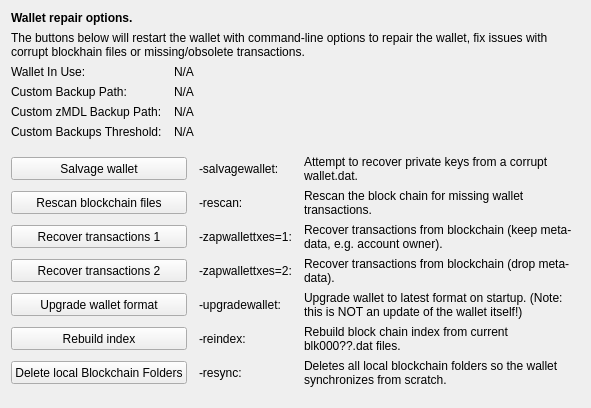
     <widget class="QWidget" name="tab_repair">
      <attribute name="title">
       <string>&amp;Wallet Repair</string>
      </attribute>
      <layout class="QGridLayout" name="gridLayout_4" columnstretch="0,0,0,0">
       <property name="horizontalSpacing">
        <number>12</number>
       </property>
       <item row="0" column="0" colspan="4">
        <widget class="QLabel" name="label_repair_header">
         <property name="font">
          <font>
           <weight>75</weight>
           <bold>true</bold>
          </font>
         </property>
         <property name="text">
          <string>Wallet repair options.</string>
         </property>
        </widget>
       </item>
       <item row="1" column="0" colspan="4">
        <widget class="QLabel" name="label_repair_helptext">
         <property name="font">
          <font>
           <weight>50</weight>
           <bold>false</bold>
          </font>
         </property>
         <property name="text">
          <string>The buttons below will restart the wallet with command-line options to repair the wallet, fix issues with corrupt blockhain files or missing/obsolete transactions.</string>
         </property>
         <property name="wordWrap">
          <bool>true</bool>
         </property>
        </widget>
       </item>
       <item row="2" column="0">
        <widget class="QLabel" name="wallet_path_label">
         <property name="text">
          <string>Wallet In Use:</string>
         </property>
        </widget>
       </item>
       <item row="2" column="1" colspan="3">
        <widget class="QLabel" name="wallet_path">
         <property name="cursor">
          <cursorShape>IBeamCursor</cursorShape>
         </property>
         <property name="text">
          <string>N/A</string>
         </property>
         <property name="textFormat">
          <enum>Qt::PlainText</enum>
         </property>
         <property name="textInteractionFlags">
          <set>Qt::LinksAccessibleByMouse|Qt::TextSelectableByKeyboard|Qt::TextSelectableByMouse</set>
         </property>
        </widget>
       </item>
       <item row="3" column="0">
        <widget class="QLabel" name="wallet_custombackuppath_label">
         <property name="text">
          <string>Custom Backup Path:</string>
         </property>
         <property name="visible">
          <bool>false</bool>
         </property>
        </widget>
       </item>
       <item row="3" column="1" colspan="3">
        <widget class="QLabel" name="wallet_custombackuppath">
         <property name="cursor">
          <cursorShape>IBeamCursor</cursorShape>
         </property>
         <property name="text">
          <string>N/A</string>
         </property>
         <property name="textFormat">
          <enum>Qt::PlainText</enum>
         </property>
         <property name="textInteractionFlags">
          <set>Qt::LinksAccessibleByMouse|Qt::TextSelectableByKeyboard|Qt::TextSelectableByMouse</set>
         </property>
         <property name="visible">
          <bool>false</bool>
         </property>
        </widget>
       </item>
       <item row="4" column="0">
        <widget class="QLabel" name="wallet_customzmdlbackuppath_label">
         <property name="text">
          <string>Custom zMDL Backup Path:</string>
         </property>
         <property name="visible">
          <bool>false</bool>
         </property>
        </widget>
       </item>
       <item row="4" column="1" colspan="3">
        <widget class="QLabel" name="wallet_customzmdlbackuppath">
         <property name="cursor">
          <cursorShape>IBeamCursor</cursorShape>
         </property>
         <property name="text">
          <string>N/A</string>
         </property>
         <property name="textFormat">
          <enum>Qt::PlainText</enum>
         </property>
         <property name="textInteractionFlags">
          <set>Qt::LinksAccessibleByMouse|Qt::TextSelectableByKeyboard|Qt::TextSelectableByMouse</set>
         </property>
         <property name="visible">
          <bool>false</bool>
         </property>
        </widget>
       </item>
       <item row="5" column="0">
        <widget class="QLabel" name="wallet_custombackupthreshold_label">
         <property name="text">
          <string>Custom Backups Threshold:</string>
         </property>
         <property name="visible">
          <bool>false</bool>
         </property>
        </widget>
       </item>
       <item row="5" column="1" colspan="3">
        <widget class="QLabel" name="wallet_custombackupthreshold">
         <property name="cursor">
          <cursorShape>IBeamCursor</cursorShape>
         </property>
         <property name="text">
          <string>N/A</string>
         </property>
         <property name="textFormat">
          <enum>Qt::PlainText</enum>
         </property>
         <property name="textInteractionFlags">
          <set>Qt::LinksAccessibleByMouse|Qt::TextSelectableByKeyboard|Qt::TextSelectableByMouse</set>
         </property>
         <property name="visible">
          <bool>false</bool>
         </property>
        </widget>
       </item>
       <item row="6" column="0">
        <spacer name="verticalSpacer_repair1">
         <property name="orientation">
          <enum>Qt::Vertical</enum>
         </property>
         <property name="sizeHint" stdset="0">
          <size>
           <width>10</width>
           <height>10</height>
          </size>
         </property>
        </spacer>
       </item>
       <item row="7" column="0" colspan="2">
        <widget class="QPushButton" name="btn_salvagewallet">
         <property name="minimumSize">
          <size>
           <width>100</width>
           <height>23</height>
          </size>
         </property>
         <property name="text">
          <string>Salvage wallet</string>
         </property>
        </widget>
       </item>
       <item row="7" column="2">
        <widget class="QLabel" name="label_repair_salvage_command">
         <property name="text">
          <string notr="true">-salvagewallet:</string>
         </property>
        </widget>
       </item>
       <item row="7" column="3">
        <widget class="QLabel" name="label_repair_salvage">
         <property name="text">
          <string>Attempt to recover private keys from a corrupt wallet.dat.</string>
         </property>
         <property name="wordWrap">
          <bool>true</bool>
         </property>
        </widget>
       </item>
       <item row="8" column="0" colspan="2">
        <widget class="QPushButton" name="btn_rescan">
         <property name="minimumSize">
          <size>
           <width>100</width>
           <height>23</height>
          </size>
         </property>
         <property name="text">
          <string>Rescan blockchain files</string>
         </property>
        </widget>
       </item>
       <item row="8" column="2">
        <widget class="QLabel" name="label_repair_rescan_command">
         <property name="text">
          <string notr="true">-rescan:</string>
         </property>
        </widget>
       </item>
       <item row="8" column="3">
        <widget class="QLabel" name="label_repair_rescan">
         <property name="text">
          <string>Rescan the block chain for missing wallet transactions.</string>
         </property>
         <property name="wordWrap">
          <bool>true</bool>
         </property>
        </widget>
       </item>
       <item row="9" column="0" colspan="2">
        <widget class="QPushButton" name="btn_zapwallettxes1">
         <property name="minimumSize">
          <size>
           <width>100</width>
           <height>23</height>
          </size>
         </property>
         <property name="text">
          <string>Recover transactions 1</string>
         </property>
        </widget>
       </item>
       <item row="9" column="2">
        <widget class="QLabel" name="label_repair_zap1_command">
         <property name="text">
          <string notr="true">-zapwallettxes=1:</string>
         </property>
        </widget>
       </item>
       <item row="9" column="3">
        <widget class="QLabel" name="label_repair_zap1">
         <property name="text">
          <string>Recover transactions from blockchain (keep meta-data, e.g. account owner).</string>
         </property>
         <property name="wordWrap">
          <bool>true</bool>
         </property>
        </widget>
       </item>
       <item row="10" column="0" colspan="2">
        <widget class="QPushButton" name="btn_zapwallettxes2">
         <property name="minimumSize">
          <size>
           <width>100</width>
           <height>23</height>
          </size>
         </property>
         <property name="text">
          <string>Recover transactions 2</string>
         </property>
        </widget>
       </item>
       <item row="10" column="2">
        <widget class="QLabel" name="label_repair_zap2_command">
         <property name="text">
          <string notr="true">-zapwallettxes=2:</string>
         </property>
        </widget>
       </item>
       <item row="10" column="3">
        <widget class="QLabel" name="label_repair_zap2">
         <property name="text">
          <string>Recover transactions from blockchain (drop meta-data).</string>
         </property>
         <property name="wordWrap">
          <bool>true</bool>
         </property>
        </widget>
       </item>
       <item row="11" column="0" colspan="2">
        <widget class="QPushButton" name="btn_upgradewallet">
         <property name="minimumSize">
          <size>
           <width>100</width>
           <height>23</height>
          </size>
         </property>
         <property name="text">
          <string>Upgrade wallet format</string>
         </property>
        </widget>
       </item>
       <item row="11" column="2">
        <widget class="QLabel" name="label_repair_upgrade_command">
         <property name="text">
          <string notr="true">-upgradewallet:</string>
         </property>
        </widget>
       </item>
       <item row="11" column="3">
        <widget class="QLabel" name="label_repair_upgrade">
         <property name="text">
          <string>Upgrade wallet to latest format on startup. (Note: this is NOT an update of the wallet itself!)</string>
         </property>
         <property name="wordWrap">
          <bool>true</bool>
         </property>
        </widget>
       </item>
       <item row="12" column="0" colspan="2">
        <widget class="QPushButton" name="btn_reindex">
         <property name="minimumSize">
          <size>
           <width>100</width>
           <height>23</height>
          </size>
         </property>
         <property name="text">
          <string>Rebuild index</string>
         </property>
        </widget>
       </item>
       <item row="12" column="2">
        <widget class="QLabel" name="label_repair_reindex_command">
         <property name="text">
          <string notr="true">-reindex:</string>
         </property>
        </widget>
       </item>
       <item row="12" column="3">
        <widget class="QLabel" name="label_repair_reindex">
         <property name="text">
          <string>Rebuild block chain index from current blk000??.dat files.</string>
         </property>
         <property name="wordWrap">
          <bool>true</bool>
         </property>
        </widget>
       </item>
       <item row="13" column="0" colspan="2">
        <widget class="QPushButton" name="btn_resync">
         <property name="minimumSize">
          <size>
           <width>100</width>
           <height>23</height>
          </size>
         </property>
         <property name="text">
          <string>Delete local Blockchain Folders</string>
         </property>
        </widget>
       </item>
       <item row="13" column="2">
        <widget class="QLabel" name="label_repair_resync_command">
         <property name="text">
          <string>-resync:</string>
         </property>
        </widget>
       </item>
       <item row="13" column="3">
        <widget class="QLabel" name="label_repair_resync">
         <property name="text">
          <string>Deletes all local blockchain folders so the wallet synchronizes from scratch.</string>
         </property>
         <property name="wordWrap">
          <bool>true</bool>
         </property>
        </widget>
       </item>
       <item row="14" column="0">
        <spacer name="verticalSpacer_repair2">
         <property name="orientation">
          <enum>Qt::Vertical</enum>
         </property>
         <property name="sizeHint" stdset="0">
          <size>
           <width>20</width>
           <height>10</height>
          </size>
         </property>
        </spacer>
       </item>
      </layout>
     </widget>
